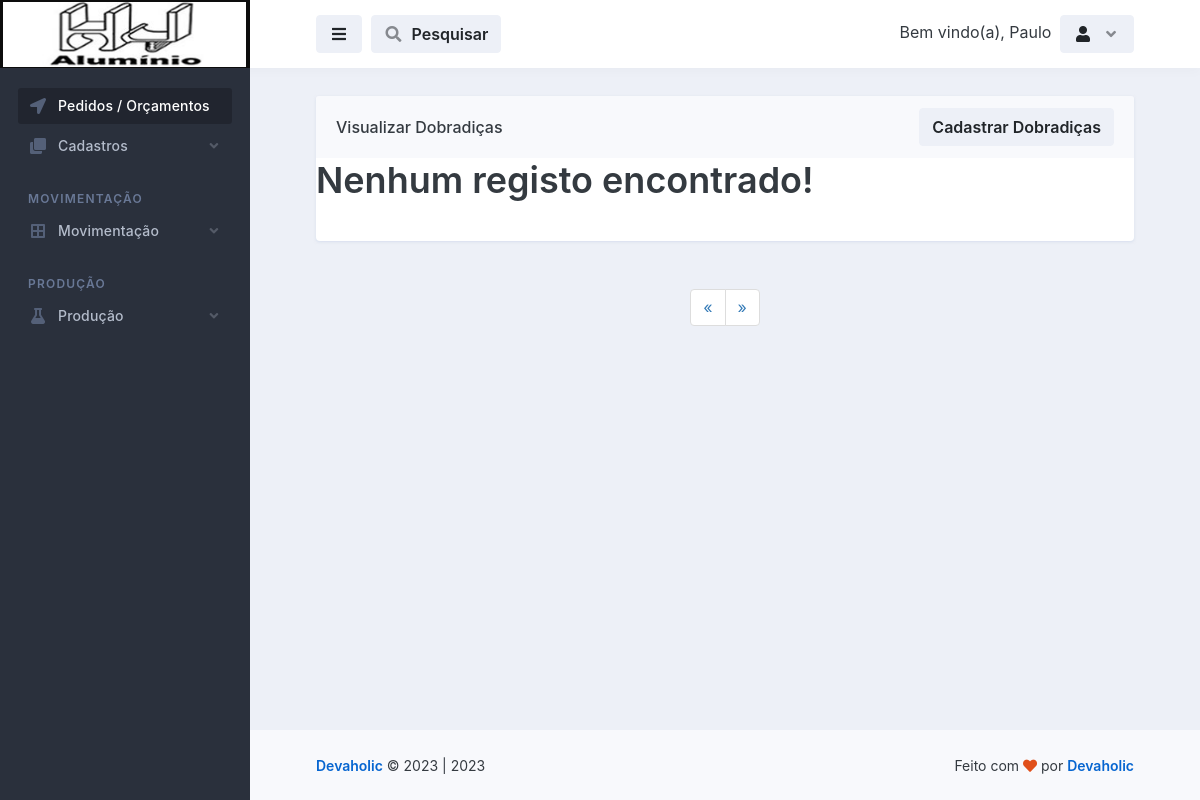
Before: /dobradicas/visualizar_dobradicas.php (signed in) with the older database file.
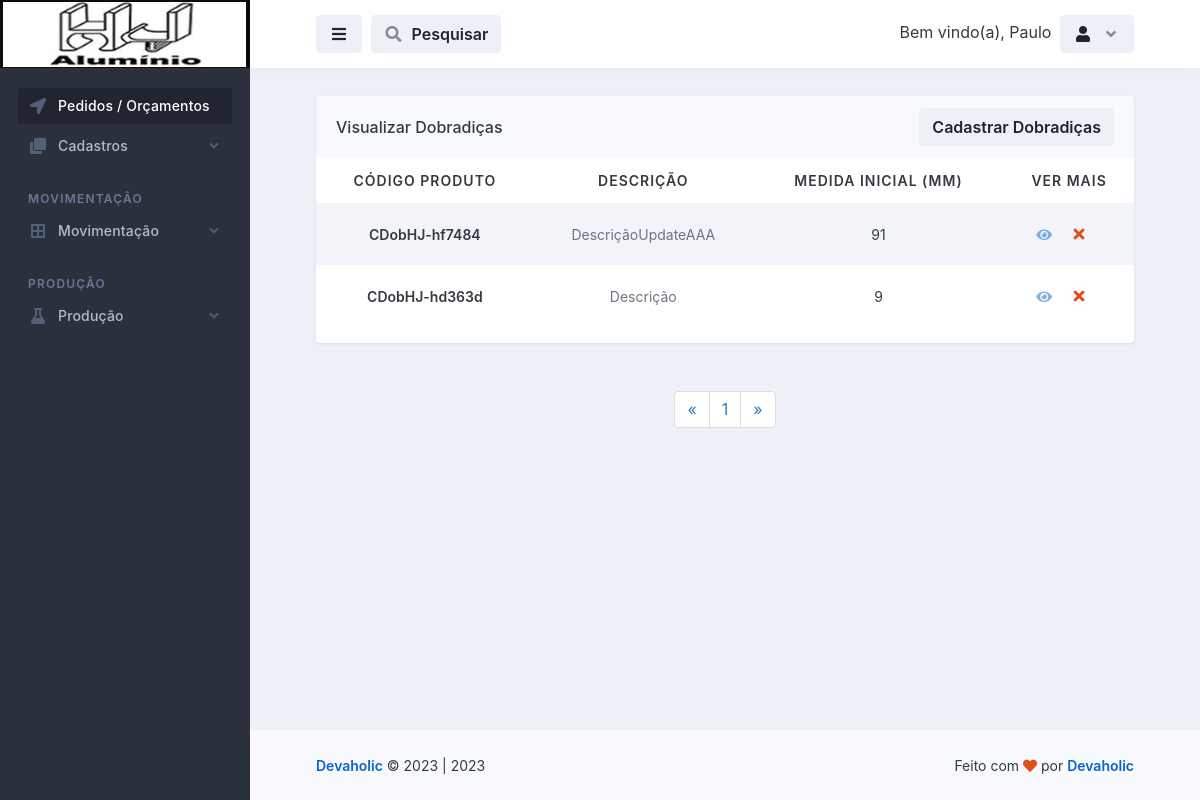
After: the same page with the newer database file.
### tables this page shows
CREATE TABLE `dobradicas` (
  `id` int(11) NOT NULL,
  `descricao` varchar(255) NOT NULL,
  `codigo_produto` varchar(100) NOT NULL,
  `medida_inicial` decimal(10,0) NOT NULL,
  `medida_final` decimal(10,0) NOT NULL,
  `quantidade_de_furos` int(11) NOT NULL,
  `distancia_primeiro_furo` int(11) NOT NULL,
  `ultima_alteracao` date NOT NULL,
  `ativo` varchar(20) NOT NULL
);

### database.php (called while the page is built, shortened)
<?php
    class database
    {
        public $server = 'localhost';
        public $user = 'root';
        public $pass = '';
        public $bdn = 'maxportas';
        public function __construct()
        {
            try{
            $this->conn = new PDO('mysql:host='.$this->server.'; dbname='.$this->bdn, $this->user, $this->pass);
            } catch(PDOException $e){
                echo "Error $e";
            }
        }
    }
?>

### controllers/controllers_dobradicas.php (called while the page is built, shortened)
<?php
    include "../database.php";
class controllers_dobradicas extends database
{
    public function selecionar_dobradicas()
    {
        $selecionar_dobradicas = $this->conn->prepare("SELECT * FROM dobradicas ORDER BY id DESC");
        $selecionar_dobradicas->execute();
        $resuldobradicas = $selecionar_dobradicas->fetchAll(PDO::FETCH_ASSOC);
        return $resuldobradicas;
    }
}
?>

### dobradicas/visualizar_dobradicas.php (the view, shortened to what the changed rows need)
<?php
$servidor = "localhost";
$usuario = "root";
$senha = "";
$dbname = "maxportas";
$conn = mysqli_connect($servidor, $usuario, $senha, $dbname);
$pagina = (isset($_GET['pagina']))? $_GET['pagina'] : 1;
$result_dobradicas = "SELECT * FROM dobradicas ORDER BY id DESC";
$resultado_dobradicas = mysqli_query($conn, $result_dobradicas);
$total_dobradicas = mysqli_num_rows($resultado_dobradicas);
$quantidade_pg = 10;
$num_pagina = ceil($total_dobradicas/$quantidade_pg);
$incio = ($quantidade_pg*$pagina)-$quantidade_pg;
$result_dobradicas = "SELECT * FROM dobradicas ORDER BY id DESC limit $incio, $quantidade_pg";
$resultado_dobradicas = mysqli_query($conn, $result_dobradicas);
?>
<!doctype html>
<html lang="en">
  <head>
    <link rel="stylesheet" id="css-main" href="../assets/css/dashmix.min.css">
    <link rel="stylesheet" href="../assets/css/pagination.css">
  </head>
  <body>
    <div id="page-container" class="sidebar-o sidebar-dark enable-page-overlay side-scroll page-header-fixed main-content-narrow">
      <main id="main-container">
        <div class="content content-full content-boxed">
          <div class="row">
            <div class="col-md-12">
              <div class="block block-rounded block-mode-loading-refresh">
                <div class="table-responsive">
                  <table class="table table-striped table-hover table-borderless table-vcenter fs-sm">
                  <?php
                    require_once "../controllers/controllers_dobradicas.php";
                    $selecionar_dobradicas = new controllers_dobradicas();
                    $result_dobradicas = $selecionar_dobradicas->selecionar_dobradicas();
                    if(count($result_dobradicas) > 0)
                    { ?>
                    <thead style="text-align: center;">
                      <tr class="text-uppercase">
                        <th>Código Produto</th>
                        <th>Descrição</th>
                        <th>Medida Inicial (mm)</th>
                        <th>Ver Mais</th>
                      </tr>
                    </thead>
                    <?php }?>
                    <tbody style="text-align: center;">
                        <?php
                            require_once "../controllers/controllers_dobradicas.php";
                            $selecionar_dobradicas = new controllers_dobradicas();
                            $result_dobradicas = $selecionar_dobradicas->selecionar_dobradicas();
                            if(count($result_dobradicas) > 0)
                            {
                              while($row_dobradicas = mysqli_fetch_assoc($resultado_dobradicas)){ ?>
                                <tr style="text-align: center;">
                                  <td>
                                      <span class="fw-semibold"><?php echo $row_dobradicas['codigo_produto']; ?></span>
                                  </td>
                                  <td>
                                    <span class="fs-sm text-muted"><?php echo $row_dobradicas['descricao'];?></span>
                                  </td>
                                  <td>
                                    <?php echo $row_dobradicas['medida_inicial']; ?>
                                  </td>
                                  <td class="text-center text-nowrap fw-medium" style="display: flex; justify-content: center; align-items: center;">
                                    <a href="vermais_dobradicas.php?view_dobradicas=<?php $idCriptografado = base64_encode($row_dobradicas['id']); echo $idCriptografado;?>">
                                        <i class="fa fa-eye me-1 opacity-50"></i>
                                    </a>
                                    <?php
                                       echo "<button class='btn' onclick='abrirModal(".$row_dobradicas['id'].")'><i class='fa fa-fw fa-times text-danger'></i></button>";
                                    ?>
                                  </td>
                                </tr>
                          <?php } } else { echo "<h1>Nenhum registo encontrado!</h1>"; } ?>
                    </tbody>
                  </table>
                </div>
                </div>
                <nav class="text-center">
                  <ul class="pagination">
                    <?php
                    for($i = 1; $i < $num_pagina + 1; $i++){ ?>
                      <li><a href="visualizar_dobradicas.php?pagina=<?php echo $i; ?>"><?php echo $i; ?></a>
                      </li>
                    <?php } ?>
                  </ul>
                </nav>
              </div>
        </div>
      </main>
    </div>
  </body>
</html>

Changed rows visible on the page:
added dobradicas: codigo_produto "CDobHJ-hf7484", descricao "DescriçãoUpdateAAA", medida_inicial "91"
added dobradicas: codigo_produto "CDobHJ-hd363d", descricao "Descrição", medida_inicial "9"
Other visible differences:
text no longer shown: "Nenhum registo encontrado!"
text now shown: "CÓDIGO PRODUTO DESCRIÇÃO MEDIDA INICIAL (MM) VER MAIS"
new list line: "1"
